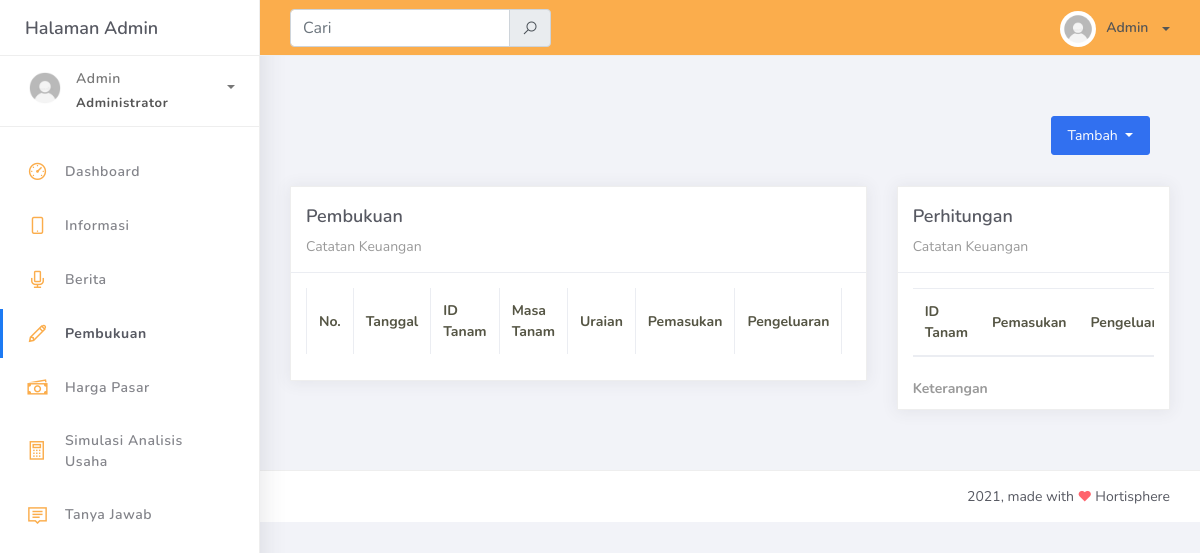
/C_pembukuan/detail_pembukuan/5, run on the app's committed database.
### tables this page shows
CREATE TABLE `user` (
  `id_user` int(20) NOT NULL,
  `nama_lengkap` varchar(100) NOT NULL,
  `email` varchar(255) NOT NULL,
  `no_telp` int(15) NOT NULL,
  `alamat` varchar(255) NOT NULL,
  `username` varchar(200) NOT NULL,
  `user_level` enum('admin','member') NOT NULL,
  `gambar` varchar(255) NOT NULL,
  `password` varchar(200) NOT NULL,
  `code` varchar(20) NOT NULL,
  `active` int(1) NOT NULL
);

### application/controllers/C_pembukuan.php (called while the page is built, shortened)
<?php
class C_pembukuan extends CI_Controller
{
    public function __construct()
    {
        $this->load->library('form_validation');
        $this->load->library('pagination');
    }
    public function detail_pembukuan($id_user)
    {
        $this->load->model('M_pembukuan');
        $data['hortisphere'] = $this->M_pembukuan->join_masaTanamCatatan2($id_user);
        $data['join'] = $this->M_pembukuan->join_userCatatan($id_user);
        $data['join2'] = $this->M_pembukuan->join_masaTanam($id_user);
        $data['subtotal1'] = $this->M_pembukuan->subTotalUser($id_user)->result();
        $this->load->model('M_login');
		$data2['detail'] = $this->M_login->tampil_data($id_user);
        $this->load->view('templates/header-admin4-1',$data2);
        $this->load->view('pembukuan/v_detail_pembukuan_member',$data);
        $this->load->view('templates/footer-user');
    }
}

### index.php (called while the page is built, shortened)
<?php
require_once BASEPATH.'core/CodeIgniter.php';

### application/models/M_login.php (called while the page is built, shortened)
<?php
class M_login extends CI_Model
{
    public function tampil_data($id_user = NULL)
    {
        return $this->db->from('user')
            ->where('user.id_user', $id_user)
            ->get()
            ->row();
    }
}

### application/views/templates/header-admin4-1.php (the view, shortened to what this page needs)
<!DOCTYPE html>
<html>
<head>
	<link rel="stylesheet" href="<?php echo base_url() ?>assets/css/bootstrap.min.css">
	<link rel="stylesheet" href="<?php echo base_url() ?>assets/css/ready.css">
	<link rel="stylesheet" href="<?php echo base_url() ?>assets/css/demo.css">
</head>
<body>
	<div class="wrapper">
		<div class="main-header">
			<div class="logo-header disabled-default" >
				<a href="index.html" class="logo">
					Halaman Admin
				</a>
			</div>
			<nav class="navbar navbar-header navbar-expand-lg card-warning">
				<div class="container-fluid">
				<?php echo form_open('C_pembukuan/cari2/') ?>
					<form class="navbar-left navbar-form nav-search mr-md-3" >
						<div class="input-group">
							<input type="text" name="keyword" class="form-control" placeholder="Cari">
							<div class="input-group-append">
								<span class="input-group-text">
									<i class="la la-search search-icon"></i>
								</span>
							</div>
						</div>
					</form>
					<?php echo form_close() ?>
					<ul class="navbar-nav topbar-nav ml-md-auto align-items-center">
						<li class="nav-item dropdown">
							<a class="dropdown-toggle profile-pic" data-toggle="dropdown" href="#" aria-expanded="false"> <img src="<?php echo base_url() ?>assets/img/profil.jpg" alt="user-img" width="36" class="img-circle"><span ><?php echo $detail->nama_lengkap ?></span></span> </a>
							</li>
						</ul>
					</div>
				</nav>
			</div>
			<div class="sidebar">
				<div class="scrollbar-inner sidebar-wrapper">
					<div class="user">
						<div class="photo">
							<img src="<?=base_url()?>upload/user/<?=$detail->gambar?>">
						</div>
						<div class="info">
							<a class="" data-toggle="collapse" href="#collapseExample" aria-expanded="true">
								<span>
									<?php echo $detail->nama_lengkap; ?>
									<span class="user-level">Administrator</span>
									<span class="caret"></span>
								</span>
							</a>
						</div>
					</div>
					<ul class="nav">
						<li class="nav-item">
							<a href="<?= base_url() . 'C_admin/index'; ?>">
								<i class="la la-dashboard text-warning"></i>
								<p>Dashboard</p>
							</a>
						</li>
						<li class="nav-item">
							<a href="<?= base_url() . 'C_info/index_admin'; ?>">
								<i class="la la-mobile text-warning"></i>
								<p>Informasi</p>
							</a>
						</li>
						<li class="nav-item">
							<a href="<?= base_url() . 'C_berita/index'; ?>">
								<i class="la la-microphone text-warning"></i>
								<p>Berita</p>
							</a>
						</li>
						<li class="nav-item active ">
							<a href="<?= base_url() . 'C_pembukuan/index_admin'; ?>">
								<i class="la la-pencil text-warning"></i>
								<p>Pembukuan</p>
							</a>
						</li>
						<li class="nav-item">
							<a href="<?= base_url() . 'C_harga_pasar/index_admin'; ?>">
								<i class="la la-money text-warning"></i>
								<p>Harga Pasar</p>
							</a>
						</li>
						<li class="nav-item">
							<a href="<?= base_url() . 'C_analisis/index_admin'; ?>">
								<i class="la la-calculator text-warning"></i>
								<p>Simulasi Analisis Usaha</p>
							</a>
						</li>
						<li class="nav-item">
							<a href="<?= base_url() . 'C_tanya_jawab/index_admin'; ?>">
								<i class="la la-comment text-warning"></i>
								<p>Tanya Jawab</p>
							</a>
						</li>
					</ul>
				</div>
			</div>

### data on the page
user: nama_lengkap "Admin", gambar (picture)
